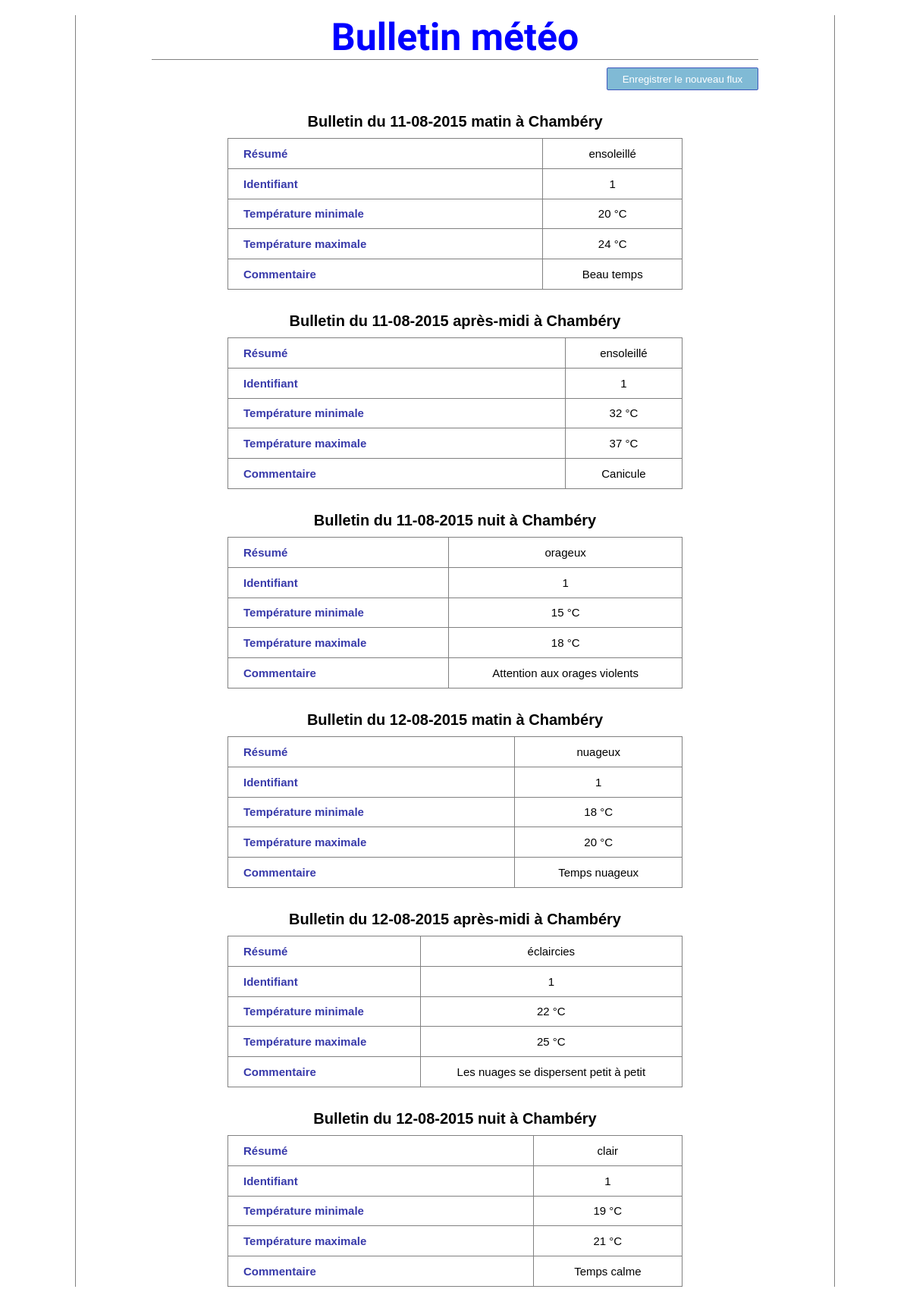
The page / on the database its author committed.
### tables this page shows
CREATE TABLE IF NOT EXISTS `forecast` (
  `id` int(11) NOT NULL AUTO_INCREMENT,
  `date` date NOT NULL,
  `city` varchar(50) NOT NULL,
  `period` varchar(20) NOT NULL,
  `resume` varchar(30) NOT NULL,
  `idWeather` int(11) NOT NULL,
  `tptMin` int(11) NOT NULL,
  `tptMax` int(11) NOT NULL,
  `comment` text NOT NULL,
  PRIMARY KEY (`id`)
);

### classes/Forecast.php (called while the page is built, shortened)
<?php
class Forecast
{
	public function getData(){
		try {
			$bdd = new PDO('mysql:host=localhost; dbname=meteo', 'root', '');
			$bdd->exec("SET NAMES 'UTF8'");
		} catch (Exception $e) {
			throw ('Erreur : '. $e -> getMessage());
		}
		$dataRead = $bdd->query('SELECT DATE_FORMAT(date,"%d-%m-%Y") AS date, city, period, resume, idWeather, tptMin, tptMax, comment FROM forecast WHERE date > "2015-08-10" LIMIT 6');
		$numberRow = $dataRead->rowCount();
			if($numberRow > 0){
				$i=1;
				while ($display = $dataRead -> fetch()){
					$forecast [$i]['date'] = $display['date'];
					$forecast [$i]['city'] = $display['city'];
					$forecast [$i]['period'] = $display['period'];
					$forecast [$i]['resume'] = $display['resume'];
					$forecast [$i]['idWeather'] = $display['idWeather'];
					$forecast [$i]['tptMin'] = $display['tptMin'];
					$forecast [$i]['tptMax'] = $display['tptMax'];
					$forecast [$i]['comment'] = $display['comment'];
					$i++;
				}
				return $forecast;
			} else {
				return 'Pas de données';
			}
	}
}

### getdata-controller.php (called while the page is built)
<?php
$forecast = new Forecast;
$forecastData = $forecast->getData();
if (is_array($forecastData)){
	 $displayData = $forecastData;
} else {
	$msg_error = $forecastData;
}

### index.php (the view, shortened to what this page needs)
<?php
require_once('classes/Forecast.php');
require ('getdata-controller.php');
?>
<!DOCTYPE html>
<html lang='fr'>
<head>
<link rel="stylesheet" href="css/style.css" media="screen" />
</head>
<body>
<div id="wrapper">
<h1>Bulletin météo</h1>
<form action="" method='post'>
	<input type="submit" name="recordData" value="Enregistrer le nouveau flux"/>
</form>
<div id="contenu">
<?php if (isset($displayData)): ?>
	 <?php foreach($displayData as $id => $value): ?>
		<table>
		<caption>Bulletin du <?php echo $value['date'].' '.$value['period'].' à '.$value['city']; ?></caption>
		<tbody>
		<tr>
			<th>Résumé</th>
			<td> <?php echo $value['resume'];?></td>
		</tr>
		<tr>
			<th>Identifiant</th>
			<td><?php echo $value['idWeather'];?></td>
		</tr>
		<tr>
			<th>Température minimale</th>
			<td><?php echo $value['tptMin'].' °C';?></td>
		</tr>
		<tr>
			<th>Température maximale </th>
			<td><?php echo $value['tptMax'].' °C';?></td>
		</tr>
		<tr>
			<th>Commentaire</th>
			<td><?php echo $value['comment'];?></td>
		</tr>
		</tbody>
		</table>
	 <?php endforeach ?>
<?php endif ?>
</div>
</div>
</body>
</html>

### css/style.css (style rules this page uses)
* { margin :0px; padding : 0px; }
#wrapper { width : 1000px; margin : 0 auto; border-left : 1px solid grey; border-right : 1px solid grey; }
h1 { margin : 20px 0 0 100px; width: 800px; text-align : center; font-family: 'Bad Script', cursive; font-size : 50px; color : blue; border-bottom : 1px solid grey; }
form { margin : 10px 0 0 700px; }
form input { height : 30px; width : 200px; padding : 5px; border: solid 1px #3e58bd; border-radius : 2px; background-color : #80bad5; cursor : pointer; color : white; }
#contenu { margin-top : 30px; }
#contenu table { margin : 10px auto 30px auto; width : 600px; height : 200px; border-collapse : collapse; font-family : Arial; border : solid 1px black; }
#contenu table caption { font-weight : bold; font-size : 20px; margin-bottom : 10px; }
#contenu table tbody td, #contenu table tbody th { border : solid 1px grey; }
#contenu table tbody th { witdh : 100px; text-align : left; padding-left : 20px; color : #383aaa; font-weight : bold; font-size : 15px; }
#contenu table tbody td { text-align : center; font-size : 15px; }

### rows shown on the page
forecast: date "11-08-2015", period "matin", city "Chambéry", resume "ensoleillé", idWeather "1", tptMin "20", tptMax "24", comment "Beau temps"
forecast: date "11-08-2015", period "après-midi", city "Chambéry", resume "ensoleillé", idWeather "1", tptMin "32", tptMax "37", comment "Canicule"
forecast: date "11-08-2015", period "nuit", city "Chambéry", resume "orageux", idWeather "1", tptMin "15", tptMax "18", comment "Attention aux orages violents"
forecast: date "12-08-2015", period "matin", city "Chambéry", resume "nuageux", idWeather "1", tptMin "18", tptMax "20", comment "Temps nuageux"
forecast: date "12-08-2015", period "après-midi", city "Chambéry", resume "éclaircies", idWeather "1", tptMin "22", tptMax "25", comment "Les nuages se dispersent petit à petit"
forecast: date "12-08-2015", period "nuit", city "Chambéry", resume "clair", idWeather "1", tptMin "19", tptMax "21", comment "Temps calme"
